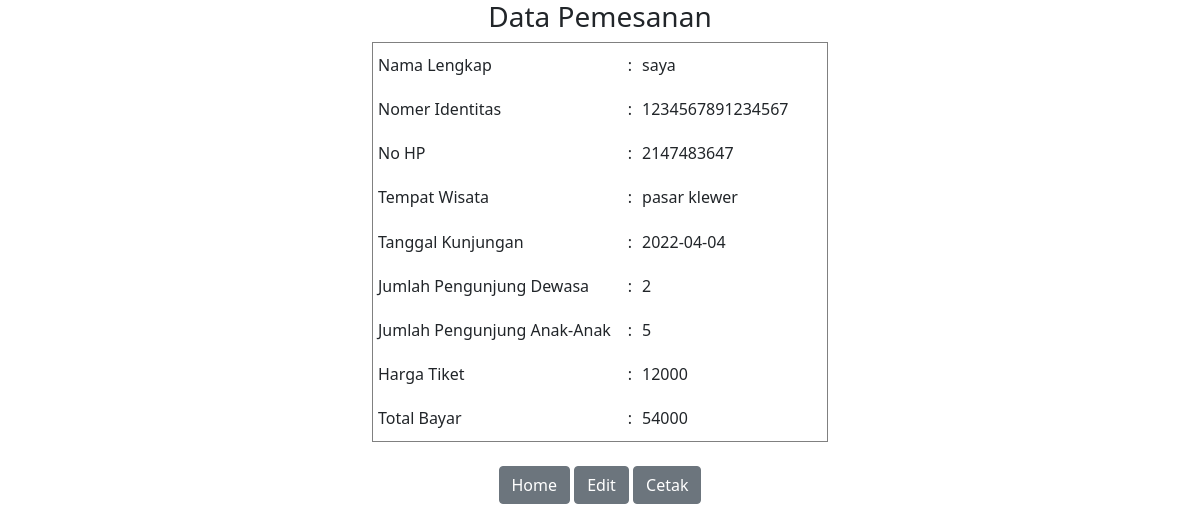
Page /data-pemesanan.php on the committed database.
### tables this page shows
CREATE TABLE `form` (
  `id_tiket` int(20) NOT NULL,
  `nama_lengkap` varchar(50) NOT NULL,
  `nomer_identitas` bigint(16) NOT NULL,
  `no_hp` int(13) NOT NULL,
  `tempat_wisata` varchar(50) NOT NULL,
  `tanggal_kunjungan` date NOT NULL,
  `pengunjung_dewasa` int(10) NOT NULL,
  `pengunjung_anak` int(10) NOT NULL,
  `harga_tiket` int(255) NOT NULL,
  `total_bayar` int(255) NOT NULL
);

### data-pemesanan.php (the view, shortened to what this page needs)
<!DOCTYPE html>
<html lang="en">
<head>
    <link href="https://cdn.jsdelivr.net/npm/bootstrap@5.1.3/dist/css/bootstrap.min.css" rel="stylesheet">
</head>
<body>
<?php
        include 'koneksi.php';
        $query = mysqli_query($koneksi, "SELECT * FROM form ORDER BY id_tiket DESC LIMIT 1");
        $data = mysqli_fetch_array($query);
?>
<div class="container">
<center><h3>Data Pemesanan</h3>
    <table class="table-form" border="1" width="456" height="400" cellpadding="5" cellspacing="0">
        <tr>
            <td width="55%">Nama Lengkap</td>
            <td width="1%">:</td>
            <td><?php echo $data['nama_lengkap']; ?></td>
        </tr>
        <tr>
            <td>Nomer Identitas</td>
            <td width="1%">:</td>
            <td><?php echo $data['nomer_identitas']; ?></td>
        </tr>
        <tr>
            <td>No HP</td>
            <td width="1%">:</td>
            <td><?php echo $data['no_hp']; ?></td>
        </tr>
        <tr>
            <td>Tempat Wisata</td>
            <td width="1%">:</td>
            <td><?php echo $data['tempat_wisata']; ?></td>
        </tr>
        <tr>
            <td>Tanggal Kunjungan</td>
            <td width="1%">:</td>
            <td><?php echo $data['tanggal_kunjungan']; ?></td>
        </tr>
        <tr>
            <td>Jumlah Pengunjung Dewasa</td>
            <td width="1%">:</td>
            <td><?php echo $data['pengunjung_dewasa']; ?></td>
        </tr>
        <tr>
            <td>Jumlah Pengunjung Anak-Anak</td>
            <td width="1%">:</td>
           <td><?php echo $data['pengunjung_anak']; ?></td>
        </tr>
        <tr>
            <td>Harga Tiket</td>
            <td width="1%">:</td>
           <td><?php echo $data['harga_tiket']; ?></td>
        </tr>
        <tr>
            <td>Total Bayar</td>
            <td width="1%">:</td>
           <td><?php echo $data['total_bayar']; ?></td>
        </tr>
        </center>
     <br>
     <a href="index.php" target="_blank" class="btn btn-secondary">Home</a>
     <a href="form.php?id=<?=$data['id_tiket']?>" class="btn btn-secondary">Edit</a>
    <a href="cetak.php" target="_blank" class="btn btn-secondary">Cetak</a>
</div>
</body>
</html>

### rows in the picture
form: nama_lengkap "saya", nomer_identitas "1234567891234567", no_hp "2147483647", tempat_wisata "pasar klewer", tanggal_kunjungan "2022-04-04", pengunjung_dewasa "2", pengunjung_anak "5", harga_tiket "12000", total_bayar "54000"
